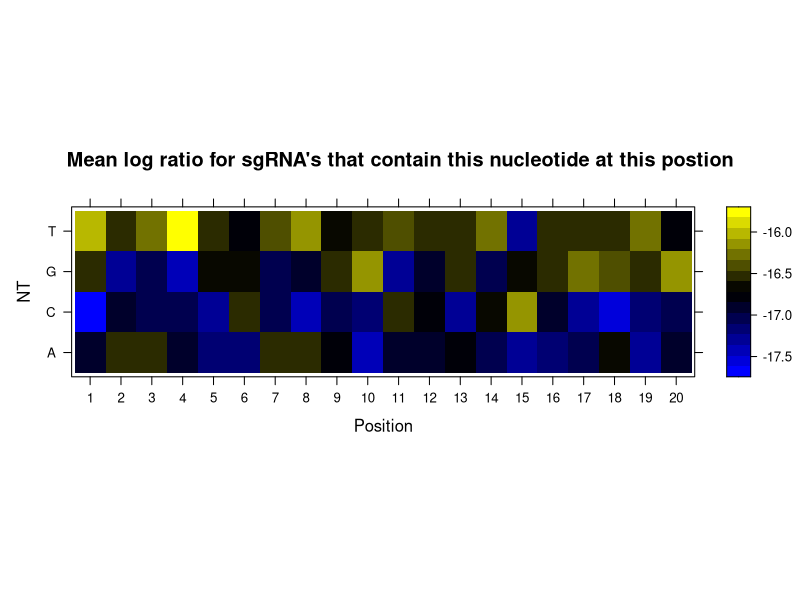
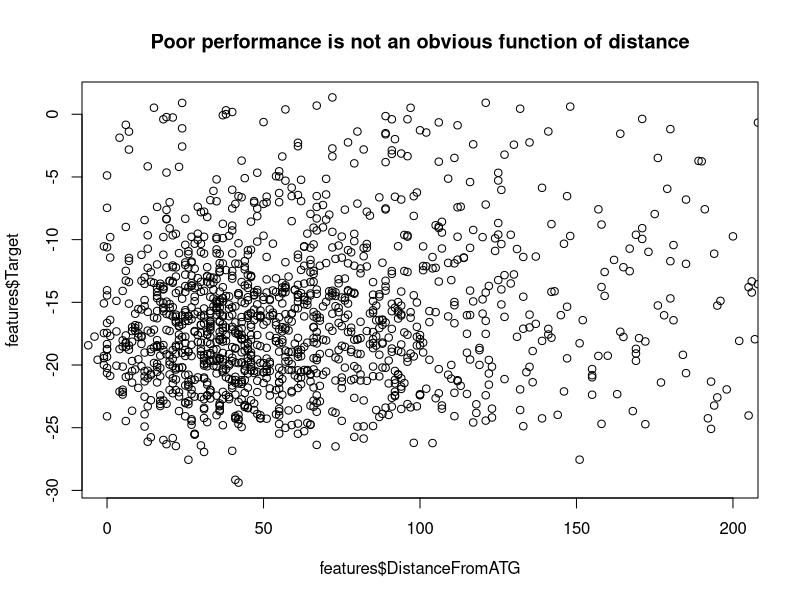
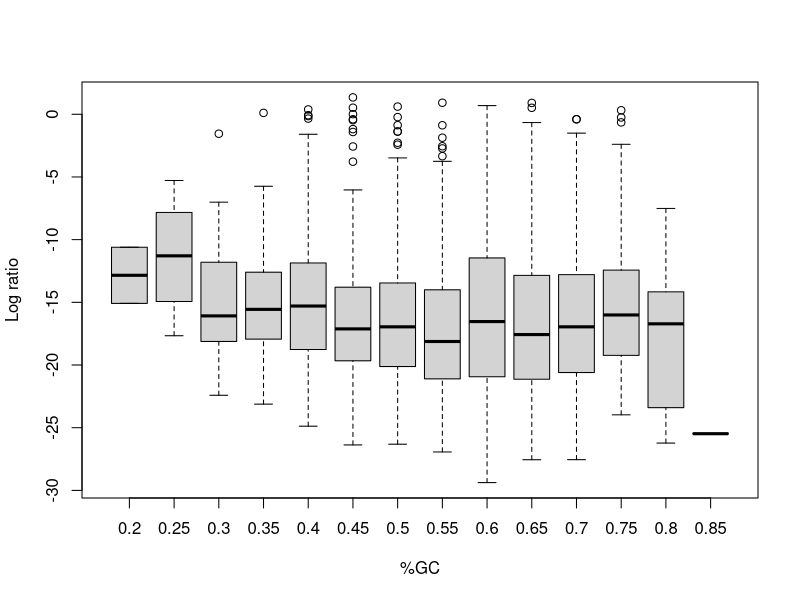
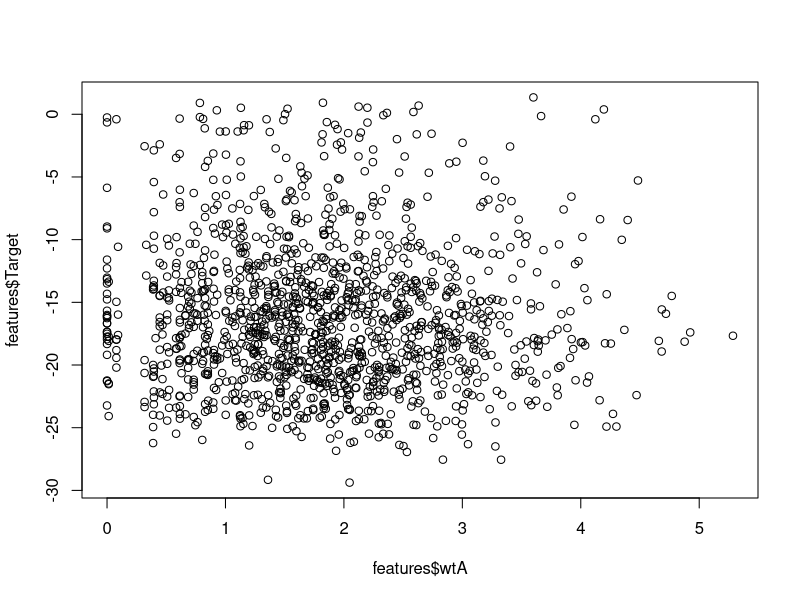
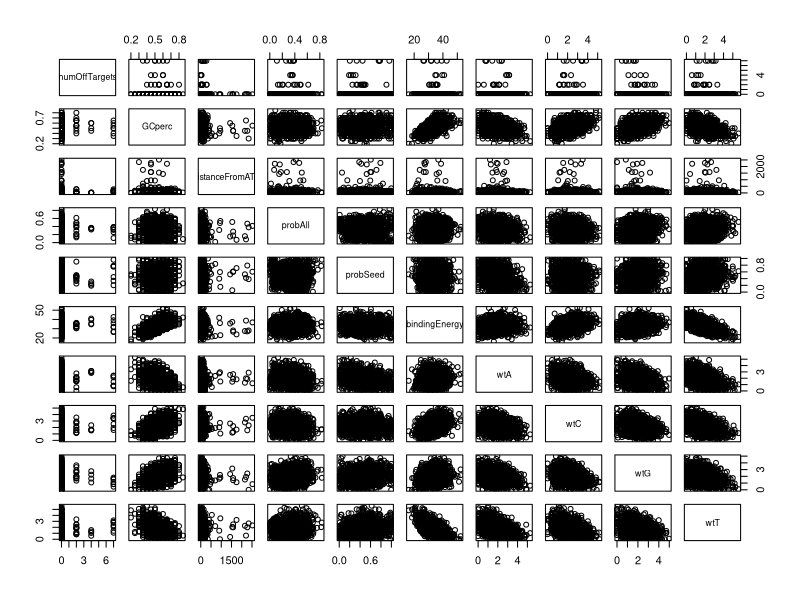

Write the R code that produced these figures, in order.
library(lattice)
data <- read.csv('features.csv')
summary(data)
mat <- read.csv('heatmap_good.csv',header=FALSE)
mat <- data.matrix(mat)
rownames(mat) <- c("A","C","G","T")
colnames(mat) <- 1:20
# heatmap(mat,Rowv=NA,Colv=NA,labRow=c('A','C','G','T'))
colors <- colorRampPalette(c('blue','black','yellow'))(30)
levelplot(t(mat),xlab="Position",ylab="NT",col.values=c('A','C','G','T'),col.regions=colors,main="Mean log ratio for sgRNA's that contain this nucleotide at this postion")

features <- read.csv('features.csv')
plot(features$Target ~ features$DistanceFromATG,xlim=c(0,200),main="Poor performance is not an obvious function of distance")
boxplot(features$Target ~ features$GCperc,ylab="Log ratio",xlab="%GC")
plot(features$Target~features$wtA)
plot(features[,4:ncol(features)])
